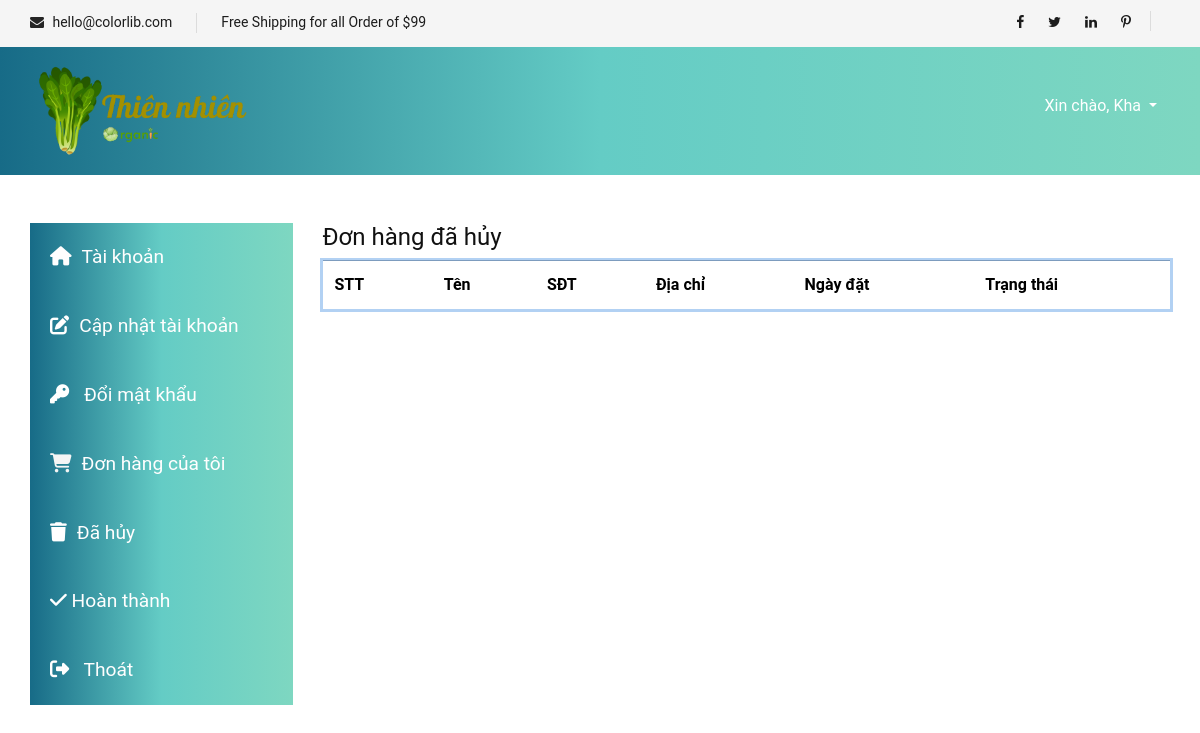
/index.php?mod=myaccount&act=orderdahuy (signed in), run on an earlier commit of the app's database.
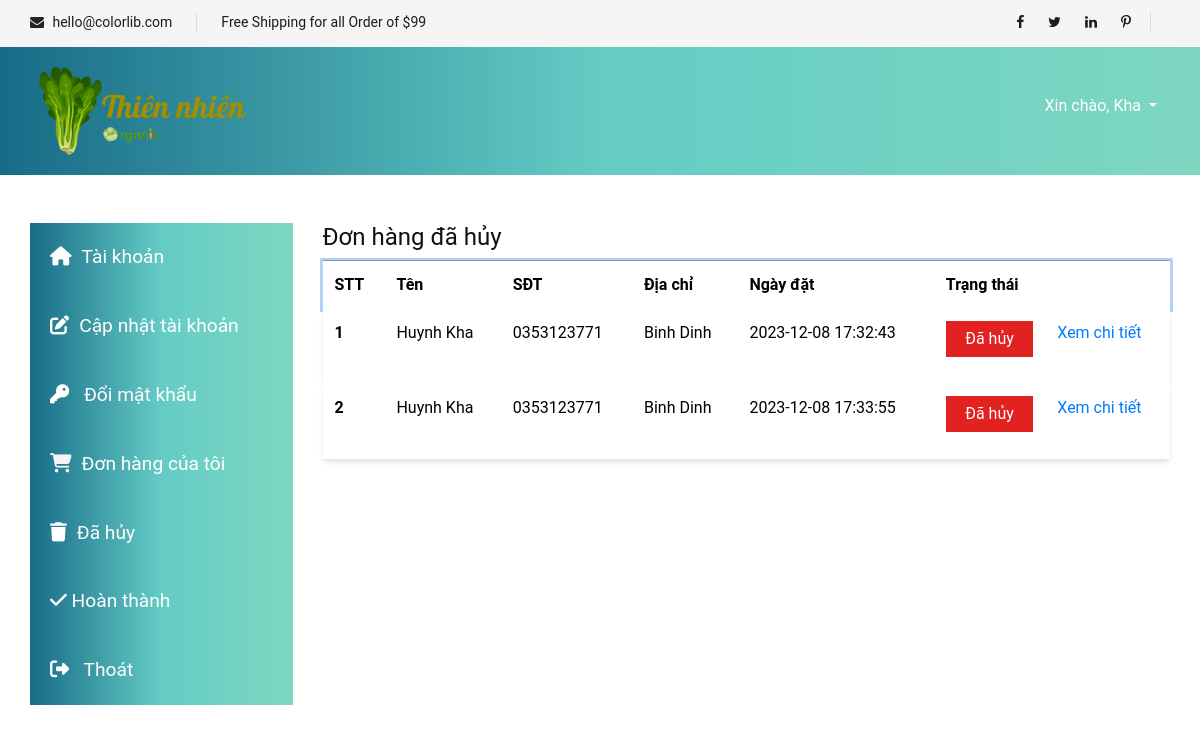
And on a later commit of the database.
### tables this page shows
CREATE TABLE `donhang` (
  `MaDH` int NOT NULL,
  `HoTen` varchar(50) NOT NULL,
  `Email` varchar(50) NOT NULL,
  `SoDienThoai` varchar(50) NOT NULL,
  `DiaChi` varchar(255) NOT NULL,
  `GhiChu` text NOT NULL,
  `TongTien` int NOT NULL DEFAULT '0',
  `NgayDat` datetime NOT NULL DEFAULT CURRENT_TIMESTAMP,
  `MaTK` int NOT NULL,
  `PhuongThucTT` tinyint(1) NOT NULL COMMENT '1.Trả tiền mặt khi nhận hàng 2. Thanh toán bằng VNPAY 3.Thanh toan vi momo',
  `TrangThai` tinyint(1) NOT NULL DEFAULT '0' COMMENT '0.Đơn hàng mới 1.Đang xử lý 2. xác nhận đơn hàng 3.Đang giao hàng 4.Đã giao 5.Đã hủy 6.Giao hàng thất bại',
  `MaDHRandom` varchar(20) NOT NULL
);

### model/m_pdo.php (called while the page is built, shortened)
<?php
function pdo_get_connection(){
    $dburl = "mysql:host=localhost;dbname=organic;charset=utf8";
    $username = 'root';
    $password = '';
    $conn = new PDO($dburl, $username, $password);
    $conn->setAttribute(PDO::ATTR_ERRMODE, PDO::ERRMODE_EXCEPTION);
    return $conn;
}
function pdo_query($sql){
    $sql_args = array_slice(func_get_args(), 1);
    try{
        $conn = pdo_get_connection();
        $stmt = $conn->prepare($sql);
        $stmt->execute($sql_args);
        $rows = $stmt->fetchAll();
        return $rows;
    }
    catch(PDOException $e){
        throw $e;
    }
    finally{
        unset($conn);
    }
}

### model/m_myaccount.php (called while the page is built, shortened)
<?php
    include_once 'model/m_pdo.php';
    function get_canceledOrders($MaTk){
        return pdo_query("SELECT * FROM donhang WHERE TrangThai = 5 AND MaTK = ?",$MaTk);
    }
?>

### view/myAccount/v_myaccount_dahuy.php (the view, shortened to what this page needs)
<div class="title_myacount">
    <h4>Đơn hàng đã hủy</h4>
</div>
<table class="table table-borderless ">
    <thead>
        <tr class="listproduct_title_shadow">
        <th scope="col">STT</th>
        <th scope="col">Tên</th>
        <th scope="col">SĐT </th>
        <th scope="col">Địa chỉ</th>
        <th scope="col">Ngày đặt</th>
        <th scope="col">Trạng thái</th>
        </tr>
    </thead>
    <tbody>
        <?php
            $stt = 1;
            foreach($canceledOrders as $item):
        ?>
        <tr class="listproduct_shadow">
            <th ><?=$stt?></th>
            <td><?=$item['HoTen']?></td>
            <td><?=$item['SoDienThoai']?></td>
            <td><?=$item['DiaChi']?></td>
            <td><?=$item['NgayDat']?></td>
            <td>
                <?php
                    switch ($item['TrangThai']) {
                        case '5':
                            echo '<p style="text-align: center; color:#fff; padding:5px 5px; background-color: #e22121;">Đã hủy</p>';
                            break;
                    }
                ?>
            </td>
            <td><a href="index.php?mod=myaccount&act=orderdahuydetail&MaDH=<?=$item['MaDH']?>" class="a_linkdetail">Xem chi tiết</a></td>
        </tr>
        <?php
                $stt++;
            endforeach;
        ?>
    </tbody>
</table>

What changed in the data, as far as the page shows it:
added donhang: HoTen "Huynh Kha", SoDienThoai "0353123771", DiaChi "Binh Dinh", NgayDat "2023-12-08 17:32:43", TrangThai "Đã hủy"
added donhang: HoTen "Huynh Kha", SoDienThoai "0353123771", DiaChi "Binh Dinh", NgayDat "2023-12-08 17:33:55", TrangThai "Đã hủy"
